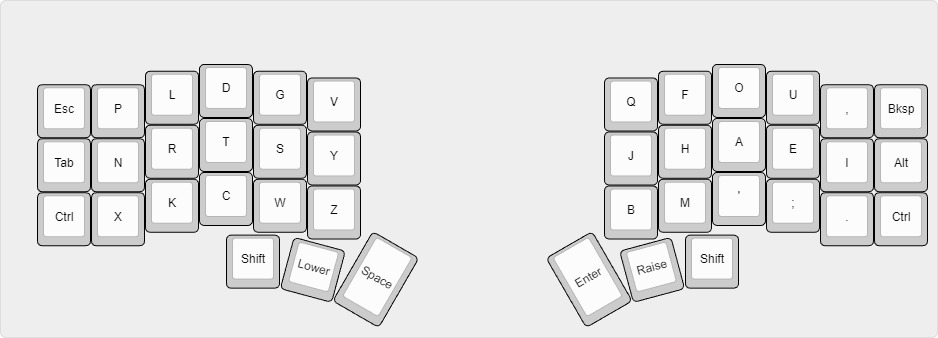
#> input picture firmware/cornia/Cornia-Fire-KLE.jpg, 938 x 338 px
$ python img2hex.py ../Cornia-Fire-KLE.jpg
#> lines starting #> are read from the running program, lines starting #| are printed output that depends on the picture
# Image to Hex Converter
# Copyright (c) 2018 MakotoKurauchi
# MIT License

from PIL import Image
from numpy import *
import sys

argvs = sys.argv
argc = len(argvs)

if (argc != 2):
	print ('Usage: $ python %s filename' % argvs[0])
	quit()

im = array(Image.open(argvs[1]).rotate(-90, expand=True))
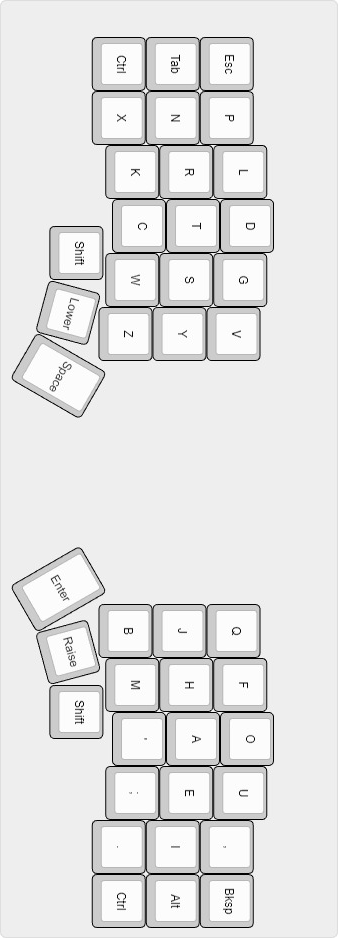
#> im: shape (938, 338, 3); min 0, max 255, mean 228.3

fontw = 6
fonth = 8
rowmax = 32
colmax = len(im[0])//fonth
#> colmax = 42

for colc in range(colmax):
	for rowc in range(rowmax):
		line = ""
		for fontwc in range(fontw):
			val=0
			for fonthc in range(fonth):
				b = 1 if im[fontw*rowc+fontwc][fonth*(colmax-1)-fonth*colc+fonthc][0]<128 else 0
				val = (val<<1)|b
			line += '0x%02X' % val + ', '
		print (line)
